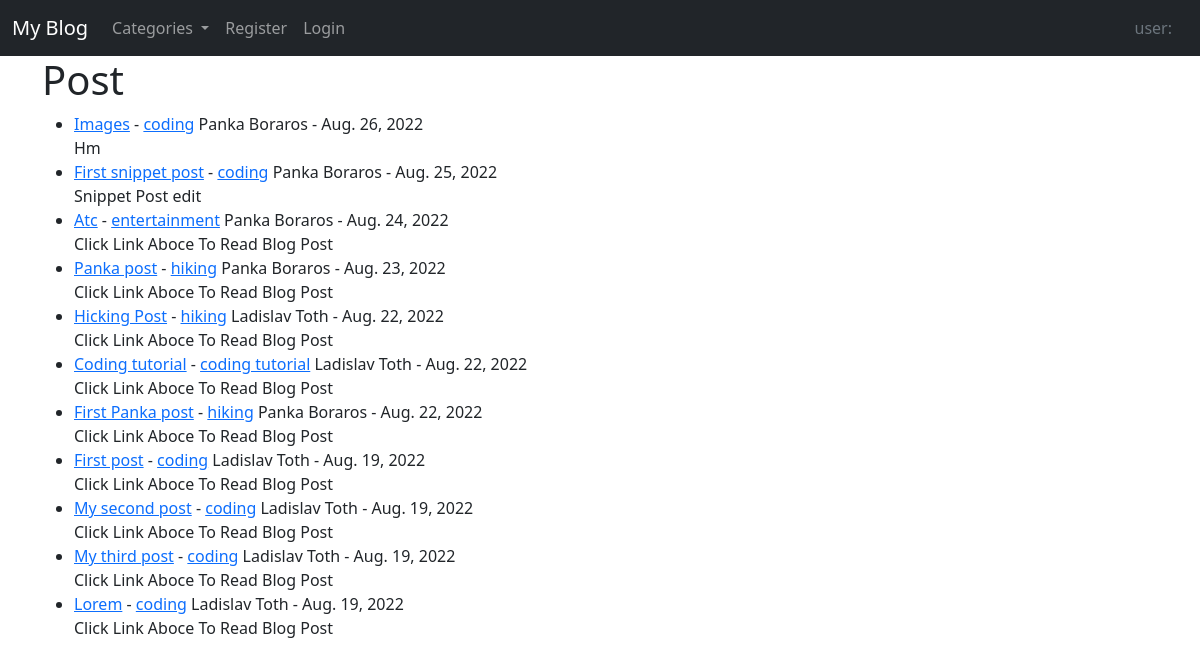
The page / on the database its author committed.
### theblog/models.py (models this page shows, shortened)
class Post(models.Model):
    title = models.CharField(max_length=255)
    header_image = models.ImageField(null=True, blank=True, upload_to='images/')
    title_tag = models.CharField(max_length=255)
    author = models.ForeignKey(User, on_delete=models.CASCADE)
    body = RichTextField(blank=True, null=True)
    post_date = models.DateField(auto_now_add=True)
    category = models.CharField(max_length=255, default='coding')
    snippet = models.CharField(max_length=255)
    likes = models.ManyToManyField(User, related_name='blog_posts')

### theblog/views.py (the view)
# urls.py: path('', HomeView.as_view(), name='home'),
class HomeView(ListView):
    model = Post
    template_name = 'home.html'
    ordering = ['-post_date']
    def get_context_data(self, *args, **kwargs):
        cat_menu = Category.objects.all()
        context = super(HomeView, self).get_context_data(*args, **kwargs)
        context["cat_menu"] = cat_menu
        return context

### theblog/models.py (called while the page is built)
    def __str__(self):
        return self.name

### theblog/templates/home.html (shortened to what this page needs)
{% extends 'base.html' %}
{% block content %}
    <h1>Post</h1>
    <ul>
        {% for post in object_list %}
            <li><a href="{% url 'article-detail' post.pk %}">{{ post.title }}</a> -
                <a href="{% url 'category' post.category|slugify %}">{{ post.category }}</a>
                {{ post.author.first_name}}
                 {{ post.author.last_name}} -
                 {{ post.post_date }}
                <br/>
            {{ post.snippet }}
        {% endfor %}
    </ul>
{% endblock content %}

### theblog/templates/base.html (shortened to what this page needs)
<!doctype html>
<html lang="en">
  <head>
    <link href="https://cdn.jsdelivr.net/npm/bootstrap@5.0.2/dist/css/bootstrap.min.css" rel="stylesheet">
  </head>
  <body>
    <nav class="navbar navbar-expand-lg navbar-dark bg-dark">
        <div class="container-fluid">
          <a class="navbar-brand" href="{% url 'home' %}">My Blog</a>
          <div class="collapse navbar-collapse" id="navbarSupportedContent">
            <ul class="navbar-nav me-auto mb-2 mb-lg-0">
              {% if cat_menu %}
              <li class="nav-item dropdown">
                <a class="nav-link dropdown-toggle" href="#" id="navbarDropdown" role="button" data-bs-toggle="dropdown" aria-expanded="false">
                  Categories
                </a>
              </li>
              {% else %}
                <li class="nav-item">
                  <a class="nav-link" href="{% url 'category-list' %}">Categories</a>
                </li>
              {% endif %}
              {% if user.is_authenticated %}
                <li class="nav-item">
                  <a class="nav-link" href="{% url 'add_post' %}">Add Post</a>
                </li>
                <li class="nav-item">
                  <a class="nav-link" href="{% url 'add_category' %}">Add Category</a>
                </li>
                <li class="nav-item">
                  <a class="nav-link" href="{% url 'edit_profile' %}">Edit Profile</a>
                </li>
                <li class="nav-item">
                  <a class="nav-link" href="{% url 'logout' %}">Logout</a>
                </li>
              {% else %}
                <li class="nav-item">
                  <a class="nav-link" href="{% url 'register' %}">Register</a>
                </li>
                <li class="nav-item">
                  <a class="nav-link" href="{% url 'login' %}">Login</a>
                </li>
              {% endif %}
            </ul>
            <li class="nav-item d-flex">
              <a class="nav-link text-secondary">user: <b class="text-warning">{{ user.username }}</b></a>
            </li>
          </div>
        </div>
      </nav>
    <div class='container'>
        {% block content %}
        {% endblock content %}
    </div>
  </body>
</html>

### rows shown on the page
Post: title "Images", category "coding", author.first_name "Panka", author.last_name "Boraros", post_date "Aug. 26, 2022", snippet "Hm"
Post: title "First snippet post", category "coding", author.first_name "Panka", author.last_name "Boraros", post_date "Aug. 25, 2022", snippet "Snippet Post edit"
Post: title "Atc", category "entertainment", author.first_name "Panka", author.last_name "Boraros", post_date "Aug. 24, 2022", snippet "Click Link Aboce To Read Blog Post"
Post: title "Panka post", category "hiking", author.first_name "Panka", author.last_name "Boraros", post_date "Aug. 23, 2022", snippet "Click Link Aboce To Read Blog Post"
Post: title "Hicking Post", category "hiking", author.first_name "Ladislav", author.last_name "Toth", post_date "Aug. 22, 2022", snippet "Click Link Aboce To Read Blog Post"
Post: title "Coding tutorial", category "coding tutorial", author.first_name "Ladislav", author.last_name "Toth", post_date "Aug. 22, 2022", snippet "Click Link Aboce To Read Blog Post"
Post: title "First Panka post", category "hiking", author.first_name "Panka", author.last_name "Boraros", post_date "Aug. 22, 2022", snippet "Click Link Aboce To Read Blog Post"
Post: title "First post", category "coding", author.first_name "Ladislav", author.last_name "Toth", post_date "Aug. 19, 2022", snippet "Click Link Aboce To Read Blog Post"
Post: title "My second post", category "coding", author.first_name "Ladislav", author.last_name "Toth", post_date "Aug. 19, 2022", snippet "Click Link Aboce To Read Blog Post"
Post: title "My third post", category "coding", author.first_name "Ladislav", author.last_name "Toth", post_date "Aug. 19, 2022", snippet "Click Link Aboce To Read Blog Post"
Post: title "Lorem", category "coding", author.first_name "Ladislav", author.last_name "Toth", post_date "Aug. 19, 2022", snippet "Click Link Aboce To Read Blog Post"
